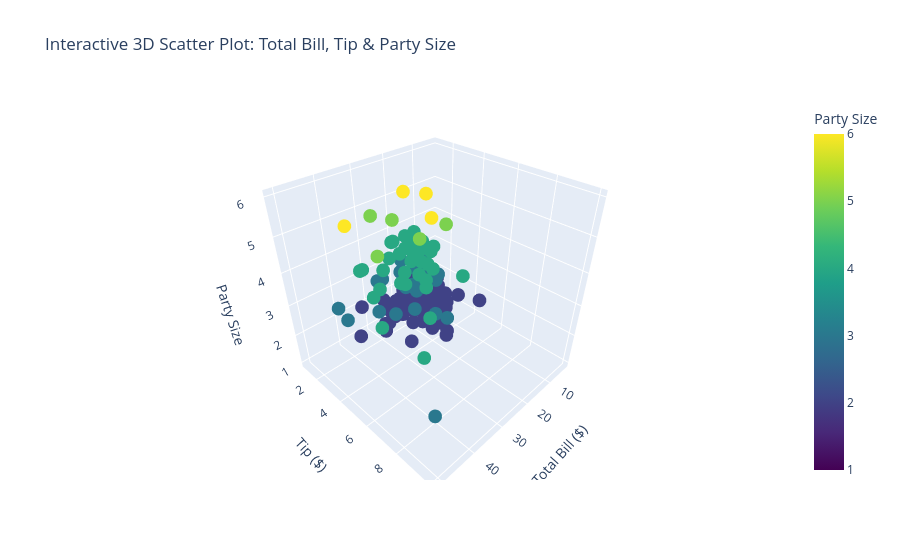

The notebook cell saved with this chart:
### Code cell
import plotly.express as px

# Load dataset
tips = px.data.tips()

# Interactive 3D Scatter Plot
fig = px.scatter_3d(
    tips,
    x="total_bill",
    y="tip",
    z="size",
    color="size",
    color_continuous_scale="Viridis",
    title="Interactive 3D Scatter Plot: Total Bill, Tip & Party Size",
    labels={
        "total_bill": "Total Bill ($)",
        "tip": "Tip ($)",
        "size": "Party Size",
    },
)

# Render plot
fig.show()

### Figure 1 — Plotly figure (JSON) as saved in the notebook; plotly's stock layout.template omitted (floating-point values rounded to 4 significant figures; data arrays with more than 128 entries replaced by an {"elided": "..."} marker saying what was removed)
{"data": [{"hovertemplate": "Total Bill ($)=%{x}<br>Tip ($)=%{y}<br>Party Size=%{marker.color}<extra></extra>", "legendgroup": "", "marker": {"color": {"elided": "244 int values"}, "coloraxis": "coloraxis", "symbol": "circle"}, "mode": "markers", "name": "", "scene": "scene", "showlegend": false, "type": "scatter3d", "x": {"elided": "244 float values"}, "y": {"elided": "244 float values"}, "z": {"elided": "244 int values"}}], "layout": {"coloraxis": {"colorbar": {"title": {"text": "Party Size"}}, "colorscale": [[0, "#440154"], [0.1111, "#482878"], [0.2222, "#3e4989"], [0.3333, "#31688e"], [0.4444, "#26828e"], [0.5556, "#1f9e89"], [0.6667, "#35b779"], [0.7778, "#6ece58"], [0.8889, "#b5de2b"], [1, "#fde725"]]}, "legend": {"tracegroupgap": 0}, "scene": {"domain": {"x": [0, 1], "y": [0, 1]}, "xaxis": {"title": {"text": "Total Bill ($)"}}, "yaxis": {"title": {"text": "Tip ($)"}}, "zaxis": {"title": {"text": "Party Size"}}}, "title": {"text": "Interactive 3D Scatter Plot: Total Bill, Tip & Party Size"}}}
